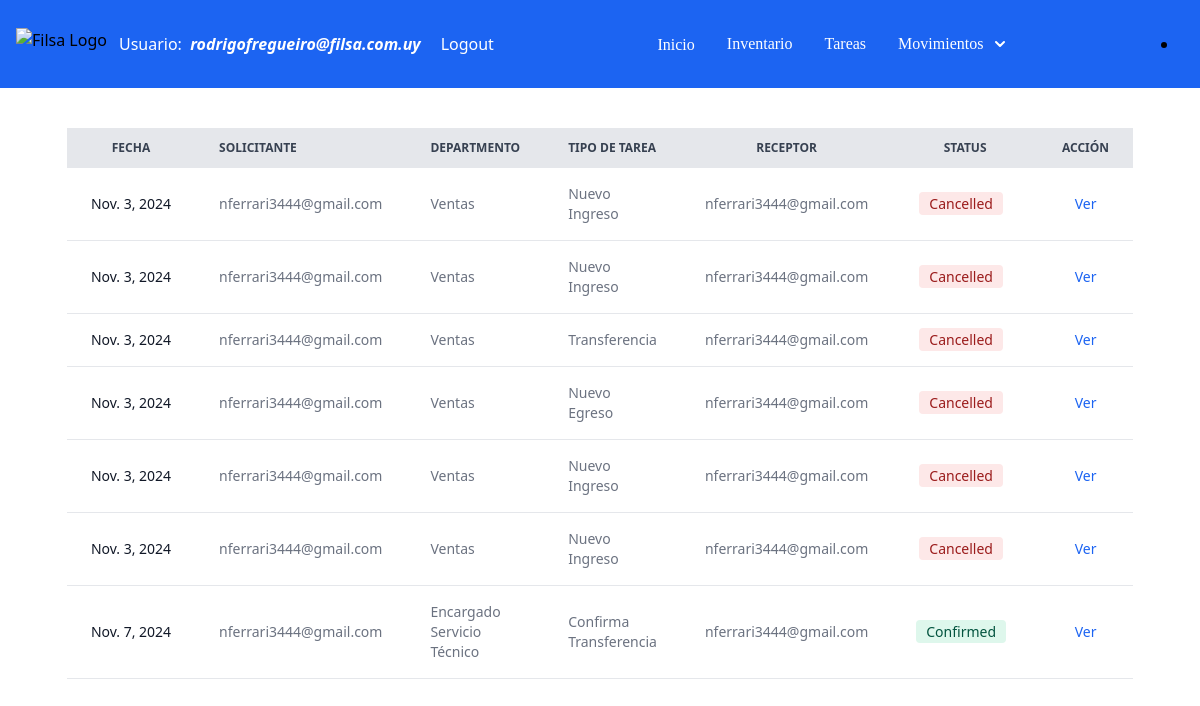
The app's page /tasks/ (signed in), older data.
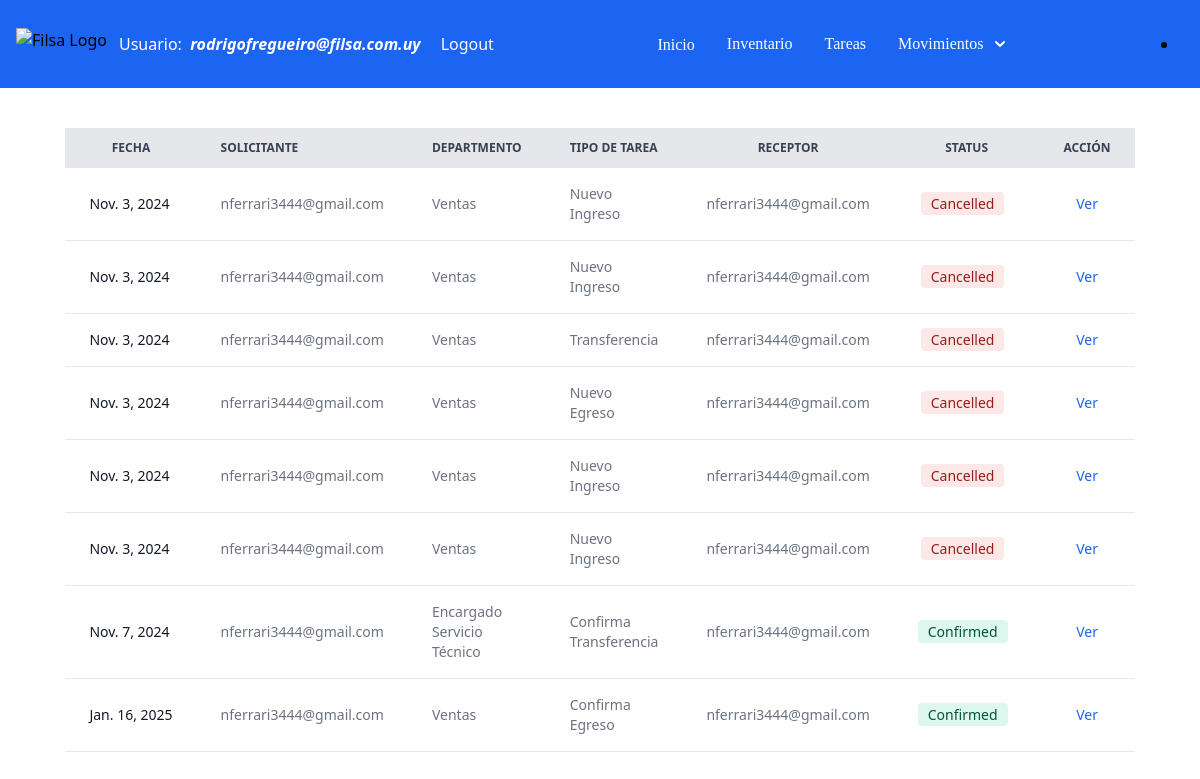
The same page, newer data.
### filsa/models.py (models this page shows)
class CustomUser( AbstractBaseUser , PermissionsMixin ):
    class Meta:
        verbose_name = 'Usuarios'
        verbose_name_plural = 'Usuarios'
    username = models.CharField(max_length=40, verbose_name="Usuario")
    password = models.CharField(max_length=100)
    email = models.EmailField(max_length=40, blank=False, unique=True,
                              default='', error_messages =
                                {'required': 'Please provide your email address.',
                  'unique': 'An account with this email exist'}, verbose_name="Correo")
    departamento = models.CharField(max_length=30,  default='Sales', verbose_name="Departamento")
    role = models.CharField(max_length=40,  blank=True, null=True, verbose_name= "Rol")
    is_staff = models.BooleanField(default=False)
    is_superuser = models.BooleanField(default=False)
    is_active = models.BooleanField(default=True)
    USERNAME_FIELD = 'email'
    REQUIRED_FIELDS = ['username']
    objects = CustomUserManager()

class Tasks(models.Model):
    STATUS = [('Pending','Pending'),
              ('Confirmed','Confirmed'),
              ('Cancelled', 'Cancelled')]
    DEPARTMENT = [('Ventas','Ventas'),
                ('Dirección', 'Dirección'),
                ('Administración', 'Administración'),
                 ('Encargado Servicio Técnico', 'Encargado Servicio Técnico'),
                ('Servicio Técnico', 'Servicio Técnico'),
                ('Logística','Logística')
                ]
    MOTIVOSINGRESO = [('Devolución Mercadería', 'Devolución Mercadería'),
                ('Importación', 'Importación'),
                 ('Compra en Plaza', 'Compra en Plaza'),
                 ('Armado Nuevo Producto', 'Armado Nuevo Producto' )]
    MOTIVOSEGRESO = [('Servicio Técnico', 'Servicio Técnico'),
                     ('Planta de Armado', 'Planta de Armado'),
                      ('Ventas', 'Ventas'),
                       ('Mantenimiento', 'Mantenimiento') ]
    task_id = models.AutoField(primary_key=True)
    receptor = models.ForeignKey(CustomUser, on_delete=models.CASCADE, related_name='receptor',  blank=True, null=True)
    issuer = models.ForeignKey(CustomUser, on_delete=models.CASCADE, related_name='issuer', blank=True, null=True)
    status = models.CharField(max_length=30, choices= STATUS, default='Pending')
    department = models.CharField(max_length=30, choices = DEPARTMENT, default='Sales')
    date = models.DateField(verbose_name=u"Fecha")
    deliveryDate = models.DateField(verbose_name=u"Fecha", default = '1970-01-01')
    motivoIngreso = models.CharField(max_length=30, choices = MOTIVOSINGRESO) # default='Transferencia Depósitos')
    motivoEgreso = models.CharField(max_length=30, choices = MOTIVOSEGRESO) #default='Transferencia Depósitos')
    warehouseProduct = models.ForeignKey(WarehousesProduct, on_delete= models.CASCADE, blank=True, null=True)
    actionType = models.CharField(max_length=20,  default='Inbound')
    observationsSolicitud = models.CharField(max_length=500, null=True, blank= True)
    observationsConfirma = models.CharField(max_length=500, null=True, blank= True)

### filsa/views.py (the view)
# urls.py: path('tasks/', TaskListView.as_view() , name='tasks'),
class TaskListView(LoginRequiredMixin, generic.ListView):
    template_name = 'tasks.html'
    model = Tasks
    def get_queryset(self) -> QuerySet[Any]:
        user_is_staff = self.request.user.is_staff
        if user_is_staff:
            self.tasks = Tasks.objects.all() # , actionType='Nueva Solicitud')
            return self.tasks
        print('user is superuser', self.request.user.is_superuser)
        user_group = self.request.user.groups.values_list('name',flat = True)[0].strip()
        print('user_group', user_group)
        if user_group == 'Tecnico':
            tasks = ["Transferencia","Confirma Transferencia"]
        elif user_group == 'Comercial':
            tasks = ["Nuevo Egreso", "Confirma Egreso"]
        else:
            tasks = ["Transferencia","Confirma Transferencia", "Nuevo Ingreso", "Confirma Ingreso", "Nuevo Egreso", "Confirma Egreso"]
        self.tasks = Tasks.objects.filter(actionType__in = tasks) #filter(status='Pending') # , actionType='Nueva Solicitud')
        return self.tasks
    def get_context_data(self, **kwargs):
        context = super(TaskListView, self).get_context_data(**kwargs)
        context['tasks'] = self.tasks
        return context

### filsa/templates/tasks.html (shortened to what this page needs)
{% extends '_base.html' %}
{% load static %}
{% block content %}
<div class="w-full px-4 relative overflow-x-auto mt-10 sm:rounded-lg">
    <table class="py-8 px-4 mx-auto max-w-2xl lg:py-16 text-sm text-left rtl:text-right text-gray-500 dark:text-gray-400">
        <thead class="text-xs text-gray-700 uppercase bg-gray-200 dark:bg-gray-700 dark:text-gray-400">
            <tr class="text-center">
                <th scope="col" class="px-6 py-3">
                    Fecha
                </th>
                <th scope="col" class="px-6 py-3">
                    <div class="flex items-center">
                        Solicitante
                    </div>
                </th>
                <th scope="col" class="px-6 py-3">
                    <div class="flex items-center">
                        Departmento
                    </div>
                </th>
                <th scope="col" class="px-6 py-3">
                    <div class="flex items-center">
                        Tipo de Tarea
                    </div>
                </th>
                <th scope="col" class="px-6 py-3">
                    <div class="">
                        Receptor
                    </div>
                </th>
                <th scope="col" class="px-6 py-3">
                    <div class="">
                        Status
                    </div>
                </th>
                <th scope="col-span-2" class="px-6 py-3">
                    <div class="">
                        Acción
                    </div>
                </th>
            </tr>
        </thead>
        <tbody>
            {% for task in tasks %}
            <tr class="bg-white border-b dark:bg-gray-800 dark:border-gray-700">
                <th scope="row" class="px-6 py-4 font-medium text-gray-900 whitespace-nowrap dark:text-white">
                    {{task.date}}
                </th>
                <td class="px-6 py-4">
                    {{task.issuer}}
                </td>
                <td class="px-6 py-4">
                    {{task.department}}
                </td>
                <td class="px-6 py-4">
                    {{task.actionType}}
                </td>
                <td class="px-6 py-4">
                    {{task.receptor}}
                </td>
                    {% if task.status == 'Pending' %}
                    <td class="px-6 py-4 text-center">
                        <span class="bg-yellow-100 text-yellow-800 text-sm font-medium me-2 px-2.5 py-0.5 rounded dark:bg-yellow-900 dark:text-yellow-300">{{task.status}}</span>
                    </td>
                    {% elif task.status == 'Confirmed' %}
                    <td class="px-6 py-4 text-center">
                    <span class="bg-green-100 text-green-800 text-sm font-medium me-2 px-2.5 py-0.5 rounded dark:bg-green-900 dark:text-green-300">{{task.status}}</span>
                     {% elif task.status == 'Cancelled' %}
                    <td class="px-6 py-4 text-center">
                    <span class="bg-red-100 text-red-800 text-sm font-medium me-2 px-2.5 py-0.5 rounded dark:bg-green-900 dark:text-red-300">{{task.status}}</span>
                </td>
                {% endif %}
                {% if task.actionType == 'Nuevo Egreso' and task.status == 'Pending' %}
                <td class="w-full block items-center px-4 py-4">
                    <a href="{% url 'outbounddelivery' requested_id=task.task_id %}"  class="w-full mr-0 mb-5 text-center text-blue-600 dark:text-blue-500 hover:underline">
                    <span class="block space-x-4 bg-green-100 text-green-800 text-sm font-medium mr-0 p-0.5 mb-5 rounded dark:bg-green-900 dark:text-green-300">Confirmar</span></a>
                    <a href="{% url 'editdeliverytask' requested_id=task.task_id %}"  class="w-full mb-5 text-center mb-4 text-black-400 dark:text-blue-500 hover:underline">
                    <span class="block space-x-4 bg-blue-200 text-blue-800 text-sm font-medium mr-0 p-0.5 mb-5 rounded dark:bg-blue-200 dark:text-red-300">Editar</span></a>
                    <button data-modal-target="popup-modal-{{task.task_id}}" data-modal-toggle="popup-modal-{{task.task_id}}" class="w-full space-x-4 bg-red-100 text-red-800 text-sm font-medium mr-0 p-0.5 mb-5 rounded dark:bg-red-900 dark:text-red-300" type="button">
                        Cancelar
                        </button>
                    <!-- <a href="{% url 'canceltask' requested_id=task.task_id %}"  class="w-full text-center font-medium text-blue-600 dark:text-blue-500 hover:underline">
                    <span class="block space-x-4 bg-red-100 text-red-800 text-sm font-medium mr-0 p-0.5 rounded dark:bg-red-900 dark:text-red-300">Cancelar</span></a>                         -->
                </td>
                {% elif task.actionType == 'Confirma Egreso' and task.status == 'Confirmed'  or  task.actionType == 'Nuevo Egreso' and task.status == 'Cancelled' %}
                <td class="px-6 py-4 text-center">
                    <a href="{% url 'outboundconfirmed' requested_id=task.task_id %}"  class="font-medium text-blue-600 dark:text-blue-500 hover:underline">Ver</a>
                </td>
                {% elif task.actionType == 'Nuevo Ingreso' and task.status == 'Confirmed' or task.actionType == 'Nuevo Ingreso' and task.status == 'Cancelled'  %}
                <td class="px-6 py-4 text-center">
                    <a href="{% url 'inboundconfirmed' requested_id=task.task_id %}"  class="font-medium text-blue-600 dark:text-blue-500 hover:underline">Ver</a>
                </td>
                {% elif task.actionType == 'Confirma Transferencia' and task.status == 'Confirmed' or task.actionType == 'Transferencia' and task.status == 'Cancelled' %}
                <td class="px-6 py-4 text-center">
                    <a href="{% url 'transferconfirmed' requested_id=task.task_id %}"  class="font-medium text-blue-600 dark:text-blue-500 hover:underline">Ver</a>
                </td>
                 {% endif %}
            </tr>
            {% endfor %}
        </tbody>
    </table>
</div>
  {% endblock content %}

### filsa/templates/_base.html (shortened to what this page needs)
{% load compress %}
{% load static %}
{% load grouptag %}
<!DOCTYPE html>
<html lang="en">
<head>
<link rel="stylesheet" href="https://ajax.googleapis.com/ajax/libs/jqueryui/1.11.4/themes/smoothness/jquery-ui.css">
    {% compress css %}
    <link rel="stylesheet" href="{% static 'src/output.css' %}">
    {% endcompress %}
</head>
<nav class="sm:w-full bg-blue-600 border-gray-200 dark:bg-gray-900">
    <div class="max-w-screen-xl flex flex-wrap items-center p-4">
      <a href="https://www.filsa.com.uy/" target="_blank" class="flex items-center space-x-3 rtl:space-x-reverse">
          <img src="https://filsa.s3.amazonaws.com/logo.jpg" class="h-8" alt="Filsa Logo" />
      </a>
      {% if user.is_authenticated %}
      <div class="flex text-white ml-3 lg:mr-0 sm:mr-0 lm:mr-0">
        Usuario: &nbsp <i><strong class="text-black-400">{{user.get_username}}</strong></i>
      </div>
      <a href="{% url 'logout' %}" class="ml-3 py-4 px-2 text-white hover:text-green-500 transition duration-300">Logout</a>
      {% else %}
      <a href="{% url 'login' %}" class="py-4 px-2 text-white hover:text-green-500 transition duration-300">Login</a>
      {% endif %}
      <div class="mx-auto hidden w-full md:block md:w-auto" id="navbar-default">
        <ul class="font-medium flex flex-col p-4 md:p-0 mt-4 border border-gray-100 rounded-lg md:flex-row md:space-x-8 rtl:space-x-reverse md:mt-0 md:border-0 dark:bg-gray-800 md:dark:bg-gray-900 dark:border-gray-700">
          <li>
            <a href="{% url 'home' %}" class="font-serif text-white rounded hover:bg-gray-100 md:border-0 md:hover:text-blue-700 md:p-0 dark:text-white md:dark:hover:text-blue-500 dark:hover:bg-gray-700 dark:hover:text-white md:dark:hover:bg-transparent">Inicio</a>
          </li>
          <li>
            <a href="{% url 'stock' %}" class="font-serif block text-white rounded hover:bg-gray-100 md:border-0 md:hover:text-blue-700 md:p-0 dark:text-white md:dark:hover:text-blue-500 dark:hover:bg-gray-700 dark:hover:text-white md:dark:hover:bg-transparent">Inventario</a>
          </li>
          <li>
            <a href="{% url 'tasks' %}" class="font-serif block text-white rounded hover:bg-gray-100 md:border-0 md:hover:text-blue-700 md:p-0 dark:text-white md:dark:hover:text-blue-500 dark:hover:bg-gray-700 dark:hover:text-white md:dark:hover:bg-transparent">Tareas</a>
          </li>
          <button id="dropdownDefaultButton" data-dropdown-toggle="dropdown" class="font-serif text-white focus:ring-4 focus:outline-none focus:ring-blue-300 font-medium rounded-lg inline-flex items-center dark:bg-blue-600 dark:hover:bg-blue-700 dark:focus:ring-blue-800" type="button">Movimientos<svg class="w-2.5 h-2.5 ms-3" aria-hidden="true" xmlns="http://www.w3.org/2000/svg" fill="none" viewBox="0 0 10 6">
            <path stroke="currentColor" stroke-linecap="round" stroke-linejoin="round" stroke-width="2" d="m1 1 4 4 4-4"/>
            </svg>
            </button>
              </div>
          <li>
        </li>
      </div>
  </nav>
  {% block content %}
  {% endblock content %}
</html>

Row changes from the older to the newer data that the page shows:
added Tasks: date "Jan. 16, 2025", issuer "nferrari3444@gmail.com", department "Ventas", actionType "Confirma Egreso", receptor "nferrari3444@gmail.com", status "Confirmed", shows "Ver"
